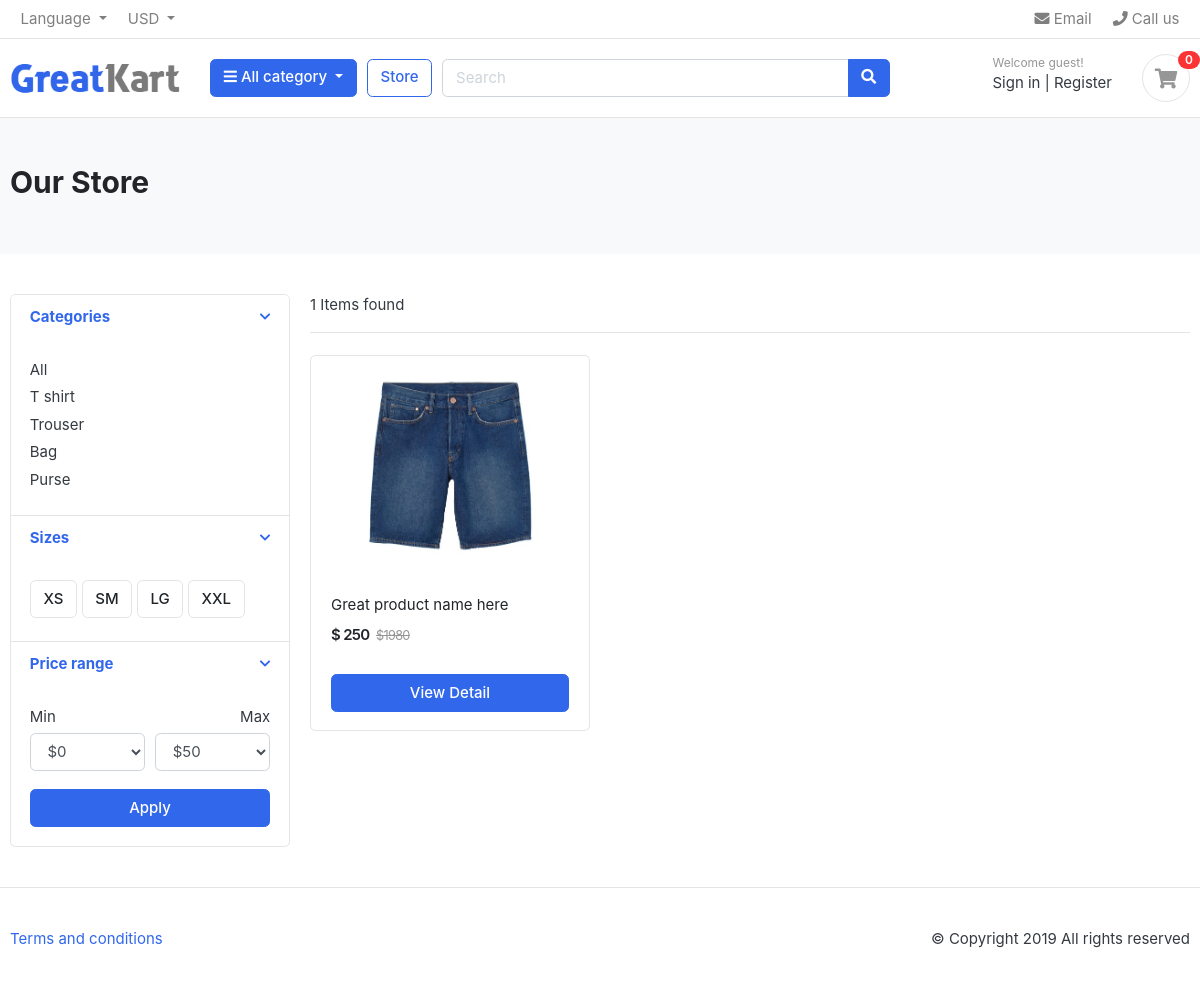
The app's page /store/trouser/ with its own data.
### apps/category/models.py (models this page shows, shortened)
class Category(models.Model):
    category_name = models.CharField(max_length=100, unique=True)
    slug = models.SlugField(max_length=100, unique=True)
    description = models.CharField(max_length=100, unique=True)
    cat_image = models.ImageField(upload_to ='uploads/%Y/%m/%d/', blank=True)
    class Meta:
        verbose_name = 'category'
        verbose_name_plural = 'categories'
    def get_url(self):
        return reverse('products_by_category', args=[self.slug])

### apps/store/models.py (models this page shows, shortened)
class Product(models.Model):
    product_name = models.CharField(max_length=200, unique=True)
    slug = models.SlugField(max_length=200, unique=True)
    description = models.TextField(max_length=100, blank=True)
    price = models.IntegerField()
    images = models.ImageField(upload_to ='uploads/%Y/%m/%d/', blank=True)
    stock = models.IntegerField()
    is_available = models.BooleanField(default=True)
    category = models.ForeignKey(Category, on_delete=models.CASCADE)
    created_date = models.DateTimeField(auto_now_add=True)
    modified_date = models.DateTimeField(auto_now=True)
    def get_url(self):
        return reverse('product_detail', args=[self.category.slug, self.slug])

### apps/store/views.py (the view)
# urls.py: path('<slug:category_slug>/', views.FilterByCategory, name='products_by_category'),
def FilterByCategory(request, category_slug=None):
    categories = None
    products = None
    if category_slug != None:
        categories = get_object_or_404(Category, slug=category_slug)
        products = Product.objects.all().filter(category=categories, is_available=True)
        paginator = Paginator(products, 6)
        page = request.GET.get('page')
        paged_products = paginator.get_page(page)
        product_count = products.count()
    else:
        products = Product.objects.all().filter(is_available=True).order_by('id')
        paginator = Paginator(products, 6)
        page = request.GET.get('page')
        paged_products = paginator.get_page(page)
        product_count = products.count()
    context = {
        'products':paged_products,
        'product_count':product_count
    }
    return render(request, 'store.html', context)

### apps/carts/views.py (called while the page is built)
def _cart_id(request):
    cart = request.session.session_key
    if not cart:
        cart = request.session.create()
    return cart

### apps/category/menus.py (called while the page is built)
def menu_links(request):
    links = Category.objects.all()
    return dict(links=links)

def cart_count(request):
    cart_count = 0
    if 'admin' in request.path:
        return {}
    else:
        try:
            cart = Cart.objects.filter(cart_id=_cart_id(request))
            cart_items = CartItem.objects.all().filter(cart=cart[:1])
            for cart_item in cart_items:
                cart_count += cart_item.quantity
        except Cart.DoesNotExist:
            cart_count = 0
    return dict(cart_count=cart_count)

### templates/store.html (shortened to what this page needs)
{% extends 'snippets/base.html' %}
{% block home %}
	<section class="section-pagetop bg">
		<div class="container">
			{% if 'search' in request.path %}
				<h2 class="title-page">Search Result</h2>
			{% else %}
				<h2 class="title-page">Our Store</h2>
			{% endif %}
		</div>
	</section>
	<section class="section-content padding-y">
		<div class="container">
			<div class="row">
				<aside class="col-md-3">
					<div class="card">
						<article class="filter-group">
							<header class="card-header">
								<a href="#" data-toggle="collapse" data-target="#collapse_1" aria-expanded="true" class="">
									<i class="icon-control fa fa-chevron-down"></i>
									<h6 class="title">Categories</h6>
								</a>
							</header>
							<div class="filter-content collapse show" id="collapse_1" style="">
								<div class="card-body">
									<ul class="list-menu">
										<li><a href="{% url 'store' %}">All</a></li>
										{% for i in links %}
											<li><a href="{{i.get_url}}">{{i.category_name}}</a></li>
										{% endfor %}
									</ul>
								</div>
							</div>
						</article>
						<article class="filter-group">
							<header class="card-header">
								<a href="#" data-toggle="collapse" data-target="#collapse_4" aria-expanded="true" class="">
									<i class="icon-control fa fa-chevron-down"></i>
									<h6 class="title">Sizes </h6>
								</a>
							</header>
							<div class="filter-content collapse show" id="collapse_4" style="">
								<div class="card-body">
								<label class="checkbox-btn">
									<span class="btn btn-light"> XS </span>
								</label>
								<label class="checkbox-btn">
									<span class="btn btn-light"> SM </span>
								</label>
								<label class="checkbox-btn">
									<span class="btn btn-light"> LG </span>
								</label>
								<label class="checkbox-btn">
									<span class="btn btn-light"> XXL </span>
								</label>
							</div>
							</div>
						</article>
						<article class="filter-group">
							<header class="card-header">
								<a href="#" data-toggle="collapse" data-target="#collapse_3" aria-expanded="true" class="">
									<i class="icon-control fa fa-chevron-down"></i>
									<h6 class="title">Price range </h6>
								</a>
							</header>
							<div class="filter-content collapse show" id="collapse_3" style="">
								<div class="card-body">
									<div class="form-row">
									<div class="form-group col-md-6">
									<label>Min</label>
										<select class="mr-2 form-control">
											<option value="0">$0</option>
										</select>
									</div>
									<div class="form-group text-right col-md-6">
									<label>Max</label>
										<select class="mr-2 form-control">
											<option value="50">$50</option>
										</select>
									</div>
									</div>
									<button class="btn btn-block btn-primary">Apply</button>
								</div>
							</div>
						</article>
					</div>
				</aside>
				<main class="col-md-9">
					<header class="border-bottom mb-4 pb-3">
						<div class="form-inline">
							<span class="mr-md-auto">{{product_count}} Items found </span>
						</div>
					</header>
					<div class="row">
						{% for p in products %}
						<div class="col-md-4">
							<figure class="card card-product-grid">
								<div class="img-wrap">
									<a href="{{p.get_url}}">
										<img src="{{p.images.url}}">
									</a>
								</div>
								<figcaption class="info-wrap">
									<div class="fix-height">
										<a href="{{p.get_url}}" class="title">{{p.product_name}}</a>
										<div class="price-wrap mt-2">
											<span class="price">$ {{p.price}}</span>
											<del class="price-old">$1980</del>
										</div>
									</div>
									{% if p.stock <= 0 %}
										<h5>Out Of Stock</h5>
									{% else %}
										<a href="{{p.get_url}}" class="btn btn-block btn-primary">View Detail</a>
									{% endif %}
								</figcaption>
							</figure>
						</div>
						{% endfor %}
					</div>
				</main>
			</div>
		</div>
	</section>
{% endblock %}

### static/css/ui.css (style rules this page uses)
html { font-family: "Inter", sans-serif; font-size: 15px; }
.img-wrap { text-align: center; display: block; }
.img-wrap img { max-width: 100%; }
.price-wrap { letter-spacing: -0.7px; }
.padding-y { padding-top: 40px; padding-bottom: 40px; }
figure { margin-bottom: 0; }
article:after, .form-group:after { display: block; clear: both; content: ""; }
.bg { background-color: #f8f9fa; }
.title-page { color: #212529; }
.btn-light { background-color: #fff; border-color: #e4e4e4; }
[class*=list-] li:after { visibility: hidden; display: block; content: ""; overflow: hidden; height: 0; clear: both; }
.list-menu { list-style: none; margin: 0; padding-left: 0; }
.list-menu li { margin-bottom: 5px; }
.list-menu a { color: #343a40; }
[class*=card-product] a.title { color: #212529; display: block; }
[class*=card-product] .img-wrap { overflow: hidden; position: relative; }
[class*=card-product] .img-wrap img { height: 100%; max-width: 100%; width: auto; display: inline-block; -o-object-fit: cover; object-fit: cover; }
.card-product-grid { margin-bottom: 20px; }
.card-product-grid .img-wrap { border-radius: 0.2rem 0.2rem 0 0; height: 220px; }
.card-product-grid .info-wrap { overflow: hidden; padding: 18px 20px; }
.card-product-grid .fix-height { height: 80px; overflow: hidden; }
.card .img-wrap { overflow: hidden; }
.price { font-weight: 600; color: #212529; }
.price-old { color: #969696; margin-left: 3px; font-size: 85%; }
.icon-control { margin-top: 5px; float: right; font-size: 80%; }
.card-header .title { margin-bottom: 0; line-height: 1.5; }
.filter-group { border-bottom: 1px solid #e4e4e4; }
.filter-group .card-header { border-bottom: 0; }
.filter-group:last-child { border-bottom: 0; }
.checkbox-btn { position: relative; }
.section-pagetop { padding: 45px 0; }

### records on screen
Category: category_name "T shirt"
Category: category_name "Trouser"
Category: category_name "Bag"
Category: category_name "Purse"
Product: images (picture), product_name "Great product name here", price "250"

### other values on screen
{{ cart_count }} "0"
{{ product_count }} "1"
